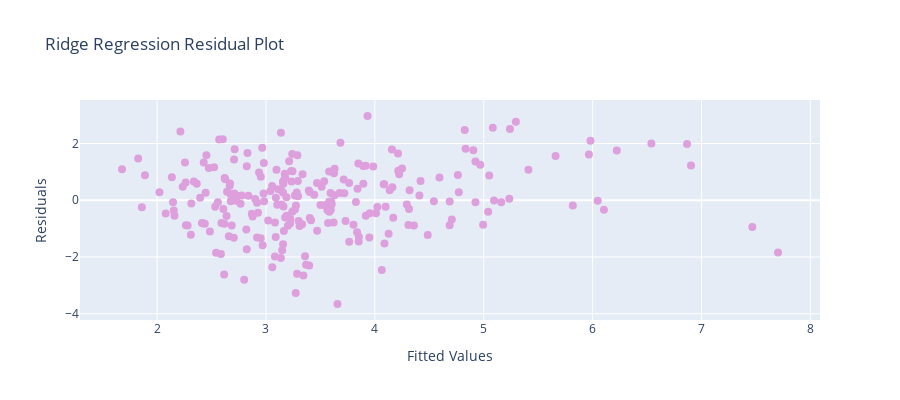

Notebook cell for this chart:
### Markdown cell above
## The Ridge Regression model performs better than the OLS model with a test error of 1.17 (compared to 1.20). Furthermore, the ridge model has less overfitting.

### Code cell
# calculate residuals
y_fitted_rr = model_rr.predict(X_test_scaled)
residuals_rr = y_test - y_fitted_rr

# plot residuals
fig2 = go.Figure()
data_scatter = go.Scatter(x=y_fitted_rr, y=residuals_rr, 
                            mode="markers",
                            marker=dict(color='plum', size=8))
fig2.add_trace(data_scatter)
fig2.update_layout(height=400,
                 xaxis_title="Fitted Values",
                 yaxis_title="Residuals", 
                 title="Ridge Regression Residual Plot")
fig2

### Figure 1 — Plotly figure (JSON) as saved in the notebook; plotly's stock layout.template omitted (floating-point values rounded to 4 significant figures; data arrays with more than 128 entries replaced by an {"elided": "..."} marker saying what was removed)
{"data": [{"marker": {"color": "plum", "size": 8}, "mode": "markers", "type": "scatter", "x": {"elided": "239 float values"}, "y": {"elided": "239 float values"}}], "layout": {"height": 400, "title": {"text": "Ridge Regression Residual Plot"}, "xaxis": {"title": {"text": "Fitted Values"}}, "yaxis": {"title": {"text": "Residuals"}}}}
